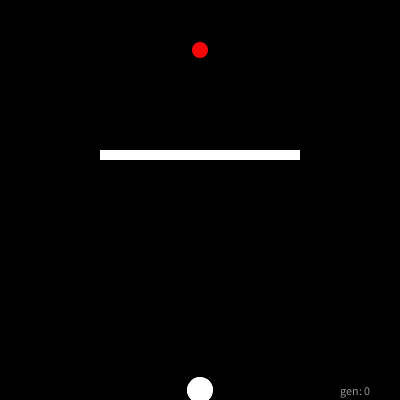
Frame 1 (no input)
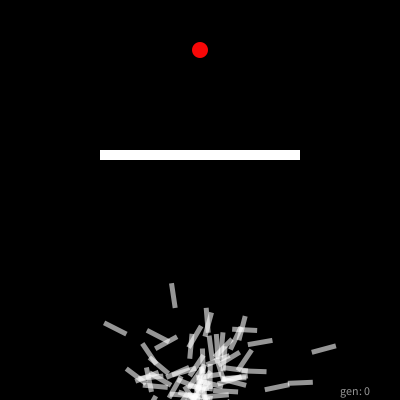
Frame 60 (the mouse pressed at the canvas centre just before this capture)
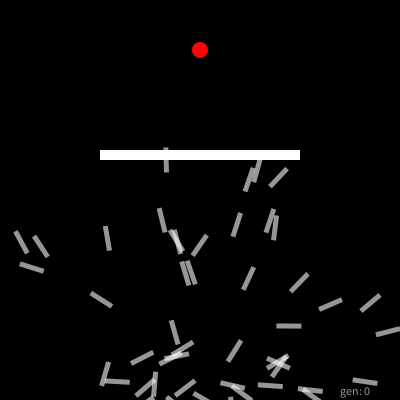
Frame 120 (the mouse held since frame 60 and released just before this capture)

The Processing sketch that drew these frames (run headless with seeded random() and noise(); from frame 60 on, the mouse is pressed at the canvas centre):

// Processing sketch: SmartRocketsPool
// ── SmartRocketsPool.pde
Population population;
//These are global variables
int count = 0;
int lifeSpan = 250;
PVector target;
float maxForce = .2;
float mutationPercent = .0016;
int gen = 0;
float quickestComplete = lifeSpan;

float rx = 100;
float ry = 150;
float rw = 200;
float rh = 10;

void setup() {
  size(400, 400); 
  frameRate(2000);
  population = new Population();
  target = new PVector(width/2, 50);
}

void draw() {
  background(0); 
  population.run();
  count++;

  if (count == lifeSpan){
    population.evaluate();
    population.selection();
    count = 0;
    gen++;
  }
  
  text("gen: " + gen, width - 60, height -5);
  
  rectMode(CORNER);
  fill(255);
  rect(rx, ry, rw, rh);

   //System.out.println(count);

  fill(#F70707);
  ellipse(target.x, target.y, 16, 16);
  
}
// ── DNA.pde
public class DNA {

  PVector[] genes;

  public DNA() {
    genes = new PVector[lifeSpan];
    for (int i = 0; i < lifeSpan; i++) {
      genes[i] = PVector.random2D();
      genes[i].setMag(maxForce);
    }
  }
  
  public DNA(PVector[] genes_){
   genes = genes_; 
  }

  public DNA crossover(DNA partner) {
    PVector[] newGenes = new PVector[genes.length];
    int mid = floor(random(genes.length));
    for(int i = 0; i < genes.length; i++){
      if(i > mid){
       newGenes[i] = partner.genes[i];
      }
      else{
       newGenes[i] = genes[i]; 
      }  
      /*int coin = (int) random(2);
      if(coin == 0){
       newGenes[i] = genes[i]; 
      }
      else{
        newGenes[i] = partner.genes[i]; 
      }*/
    }
    return new DNA(newGenes);
  }
  
  public void mutation(){
    for(int i = 0; i < genes.length; i++){
      if(random(1) < mutationPercent){
        genes[i] = PVector.random2D();
        genes[i].setMag(maxForce);
        
      }
    }
  }
}
// ── Population.pde
public class Population {

  Rocket[] rockets;
  int popSize = 100;
  // ArrayList<Rocket> matingPool;

  public Population() {
    rockets = new Rocket[popSize];
    for (int i = 0; i < popSize; i++) {
      rockets[i] = new Rocket();
    }
    // matingPool = new ArrayList<Rocket>();
  }

  public void evaluate() {
   // matingPool.clear();
    float maxFit = 0;
    float sum = 0;

    for (int i =0; i < popSize; i++) {
      sum += rockets[i].calcFitness();
      if (rockets[i].fitness > maxFit) {
        maxFit = rockets[i].fitness;
      }
    }
    
    for(int i = 0; i < popSize; i++){
     rockets[i].prob = rockets[i].fitness / sum; 
    }
    
    System.out.println("Average fitness: " + sum / popSize);

    /*for ( int i =0; i < popSize; i++) {
      float n = rockets[i].fitness * 100;
      rockets[i].fitness /= maxFit;
      for (int j = 0; j < n; j++) {
        matingPool.add(rockets[i]);
      }
    }*/
  }

  public void selection() {
    Rocket[] newRockets = new Rocket[rockets.length];
    for (int i = 0; i < rockets.length; i++) {
      //DNA parentA = matingPool.get((int) random(matingPool.size())).dna;
      //DNA parentB = matingPool.get((int) random(matingPool.size())).dna;
      DNA parentA = pickOne();
      DNA parentB = pickOne(parentA);
      DNA child = parentA.crossover(parentB);
      child.mutation();
      newRockets[i] = new Rocket(child);
    }
    rockets = newRockets;
  }

 /* private DNA acceptReject() {
    float beSafe = 0;

    float maxFit = 0;
    for ( int i = 0; i < popSize; i++) {
      rockets[i] .calcFitness();
      if (rockets[i].fitness > maxFit) {
        maxFit = rockets[i].fitness;
      }
    }

    while (true) {
      int index = (int) random(popSize);
      float r = random(maxFit);
      Rocket partner = rockets[index];
      if (r < partner.fitness) {
        return partner.dna;
      }
      beSafe++;

      if (beSafe > 10000) {
        System.out.println("10000 loops, beSafe");
        return null;
      }
    }
  }*/
  
  private DNA pickOne(){
    int index = -1;
    float r = random(1);
    
    while(r > 0){
      index++;
      r = r - rockets[index].prob;
    }
    
    return rockets[index].dna;
  }
  
  private DNA pickOne(DNA parentA){
    int index = -1;
    float r = random(1);
    
    while(r > 0){
      index++;
      r = r - rockets[index].prob;
    }
    
    if(rockets[index].dna == parentA){
      return pickOne(parentA);
    }
    
    return rockets[index].dna;
  }

  public void run() {
    for (Rocket rocket : rockets) {
      rocket.update();
      rocket.show();
    }
  }
}
// ── Rocket.pde
public class Rocket {

  PVector pos;
  PVector vel;
  PVector acc;
  DNA dna;
  float fitness;
  float prob;
  int completed = lifeSpan;
  boolean crashed = false;

  public Rocket() {
    pos = new PVector(width / 2, height - 10);
    vel = new PVector();
    acc = new PVector();
    dna = new DNA();
    count = 0;
  }

  public Rocket(DNA dna_) {
    pos = new PVector(width / 2, height);
    vel = new PVector();
    acc = new PVector();
    dna = dna_;
    count = 0;
  }

  public void applyForce(PVector force) {
    acc.add(force);
  }

  public void update() {
    float d = dist(pos.x, pos.y, target.x, target.y);
    if (d < 10 && completed == lifeSpan) {
      completed = count;
      if(completed < quickestComplete){
       quickestComplete = completed; 
      }
      pos = target.copy();
    }

    if (pos.x > rx && pos.x < rx + rw && pos.y > ry && pos.y < ry + rh) {
      crashed = true;
    }
    
    if(pos.x > width || pos.x < 0){
     //crashed = true; 
    }
    
    if(pos.y > height || pos.y < 0){
     //crashed = true; 
    }

    this.applyForce(dna.genes[count]);
    if (completed == lifeSpan && !crashed) {
      vel.add(acc);
      pos.add(vel);
      acc.mult(0);
      vel.limit(4);
    }
  }

  public float calcFitness() {
    float d = dist(pos.x, pos.y, target.x, target. y);

    //fitness = map(d, 0, width, width, 0);
    if(d == 0){
     d = 1; 
    }
    fitness = 1.0 / d;
    if (completed != lifeSpan) {
      fitness *= 1 / (.01 + quickestComplete - completed);
    }
    if(crashed){
     fitness /= 10; 
    }
    fitness = pow(fitness, 2);
    //fitness *= 100;
    return fitness;
  }

  public void show() {
    pushMatrix();
    noStroke();
    fill(255, 150);
    translate(pos.x, pos.y);
    rotate(vel.heading());
    rectMode(CENTER);
    rect(0, 0, 25, 5); 
    popMatrix();
  }
}
